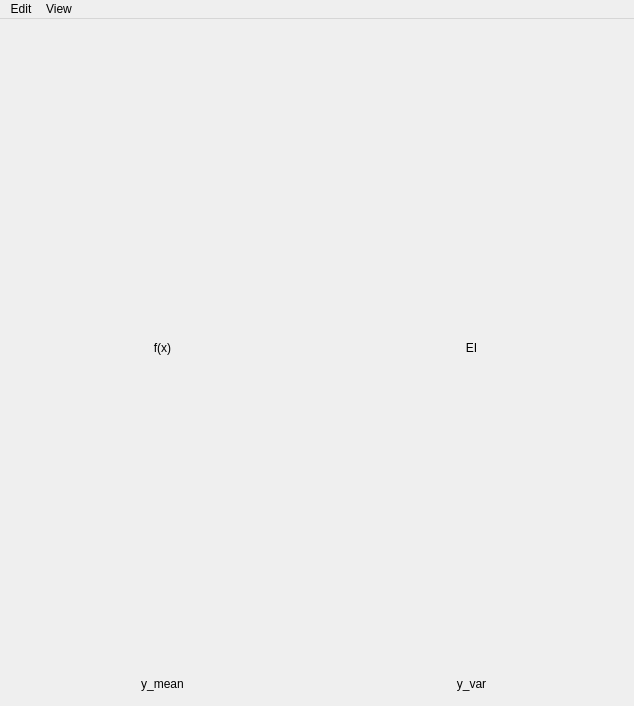
<?xml version="1.0" encoding="UTF-8"?>
<ui version="4.0">
 <class>MainWindow</class>
 <widget class="QMainWindow" name="MainWindow">
  <property name="geometry">
   <rect>
    <x>0</x>
    <y>0</y>
    <width>634</width>
    <height>706</height>
   </rect>
  </property>
  <property name="windowTitle">
   <string>MainWindow</string>
  </property>
  <widget class="QWidget" name="centralWidget">
   <layout class="QGridLayout" name="gridLayout">
    <item row="4" column="0">
     <widget class="QLabel" name="label_3">
      <property name="text">
       <string>y_mean</string>
      </property>
      <property name="alignment">
       <set>Qt::AlignCenter</set>
      </property>
     </widget>
    </item>
    <item row="0" column="0">
     <widget class="MainWidget" name="widget_y" native="true">
      <property name="minimumSize">
       <size>
        <width>300</width>
        <height>300</height>
       </size>
      </property>
     </widget>
    </item>
    <item row="1" column="1">
     <widget class="QLabel" name="label_2">
      <property name="text">
       <string>EI</string>
      </property>
      <property name="alignment">
       <set>Qt::AlignCenter</set>
      </property>
     </widget>
    </item>
    <item row="1" column="0">
     <widget class="QLabel" name="label">
      <property name="text">
       <string>f(x)</string>
      </property>
      <property name="alignment">
       <set>Qt::AlignCenter</set>
      </property>
     </widget>
    </item>
    <item row="4" column="1">
     <widget class="QLabel" name="label_4">
      <property name="text">
       <string>y_var</string>
      </property>
      <property name="alignment">
       <set>Qt::AlignCenter</set>
      </property>
     </widget>
    </item>
    <item row="0" column="1">
     <widget class="MainWidget" name="widget_e" native="true">
      <property name="minimumSize">
       <size>
        <width>300</width>
        <height>300</height>
       </size>
      </property>
     </widget>
    </item>
    <item row="3" column="0">
     <widget class="MainWidget" name="widget_m" native="true"/>
    </item>
    <item row="3" column="1">
     <widget class="MainWidget" name="widget_s" native="true">
      <property name="minimumSize">
       <size>
        <width>300</width>
        <height>300</height>
       </size>
      </property>
     </widget>
    </item>
   </layout>
  </widget>
  <widget class="QMenuBar" name="menuBar">
   <property name="geometry">
    <rect>
     <x>0</x>
     <y>0</y>
     <width>634</width>
     <height>22</height>
    </rect>
   </property>
   <widget class="QMenu" name="menuAdd">
    <property name="title">
     <string>Edit</string>
    </property>
    <addaction name="actionBatch_visualization"/>
    <addaction name="actionProceed_optimization"/>
    <addaction name="actionClear_all_data"/>
   </widget>
   <widget class="QMenu" name="menuView">
    <property name="title">
     <string>View</string>
    </property>
   </widget>
   <addaction name="menuAdd"/>
   <addaction name="menuView"/>
  </widget>
  <action name="actionBatch_visualization">
   <property name="text">
    <string>Batch visualization</string>
   </property>
  </action>
  <action name="actionProceed_optimization">
   <property name="text">
    <string>Proceed optimization</string>
   </property>
   <property name="shortcut">
    <string>Ctrl+Return</string>
   </property>
  </action>
  <action name="actionClear_all_data">
   <property name="text">
    <string>Clear all data</string>
   </property>
  </action>
 </widget>
 <layoutdefault spacing="6" margin="11"/>
 <customwidgets>
  <customwidget>
   <class>MainWidget</class>
   <extends>QWidget</extends>
   <header>mainwidget.hpp</header>
   <container>1</container>
  </customwidget>
 </customwidgets>
 <resources/>
 <connections/>
</ui>
